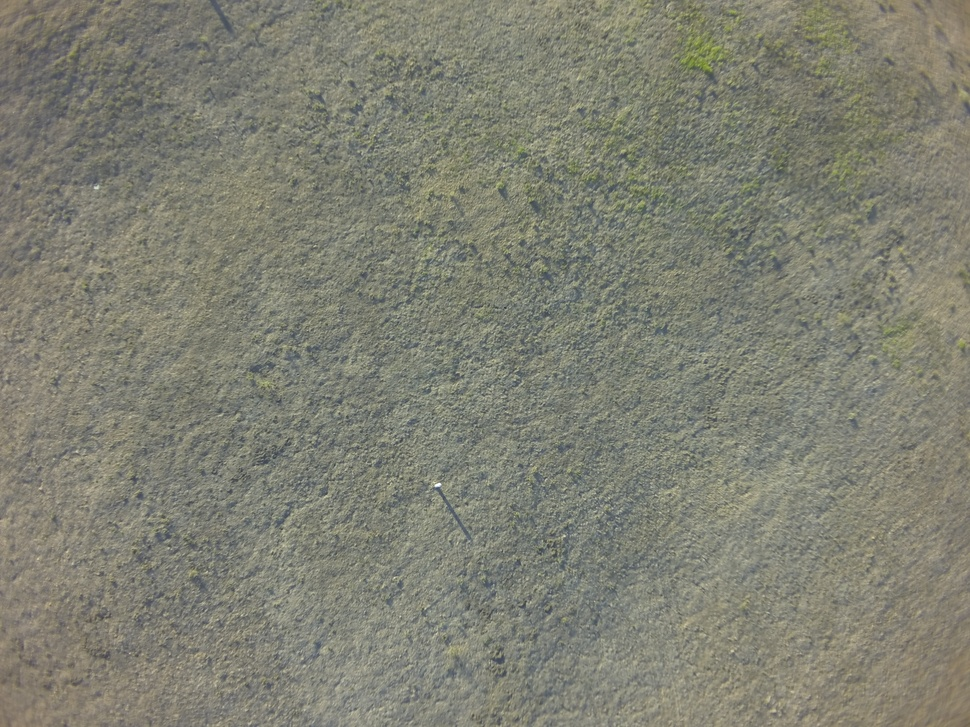
#> input picture samples/grass.JPG, 970 x 727 px, shrunk from 4000 x 3000 before the run
$ python -i utils.py   (imports and definitions only)   (Python 2 division)
#> lines starting #> are read from the running program, lines starting #| are printed output that depends on the picture
#!/usr/bin/env python
# Copyright 2013 (C) Matthieu Tourne
# @author Matthieu Tourne <matthieu.tourne@gmail.com>

import cv2
import numpy as np

from numpy.lib.stride_tricks import as_strided

# [10 lines left out: function correct_gamma, not called in this run]


def get_gradient(img_gray):
    # grad x (with sobel, could be with scharr)
    grad_x = cv2.Sobel(img_gray, -1, 1, 0)
    abs_grad_x = cv2.convertScaleAbs(grad_x)

    # grad y
    grad_y = cv2.Sobel(img_gray, -1, 0, 1)
    abs_grad_y = cv2.convertScaleAbs(grad_y)

    # Total Gradient (approximate)
    return cv2.addWeighted(abs_grad_x, 0.5, abs_grad_y, 0.5, 0)

# incorrect or not good
# [120 lines left out: functions equalize_hist_rgb, rgb_normalized, hist_curve, get_hist_curves, visualize_edges, visualize_cmo and 2 more, not called in this run]

# palette data from matplotlib/_cm.py
_jet_data =   {'red':   ((0., 0, 0), (0.35, 0, 0), (0.66, 1, 1), (0.89,1, 1),
                         (1, 0.5, 0.5)),
               'green': ((0., 0, 0), (0.125,0, 0), (0.375,1, 1), (0.64,1, 1),
                         (0.91,0,0), (1, 0, 0)),
               'blue':  ((0., 0.5, 0.5), (0.11, 1, 1), (0.34, 1, 1), (0.65,0, 0),
                         (1, 0, 0))}

cmap_data = { 'jet' : _jet_data }

# [14 lines left out: function make_cmap, not called in this run]

>>> import cv2
>>> picture = cv2.imread('samples/grass.JPG', cv2.IMREAD_GRAYSCALE)
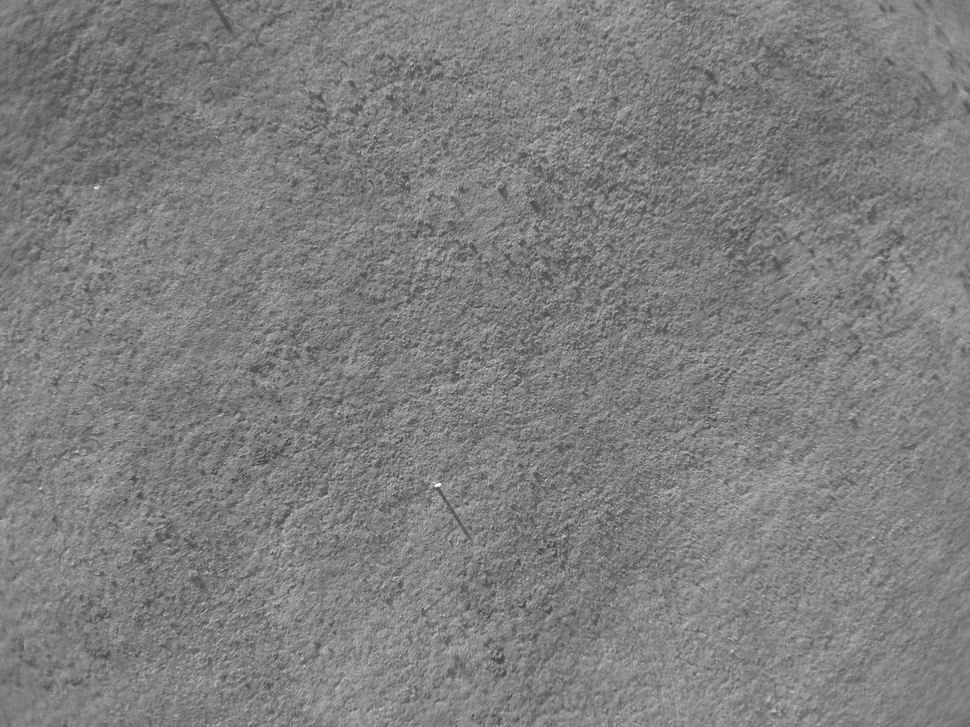
#> picture: shape (727, 970); min 52, max 255, mean 126.8
>>> result = get_gradient(picture)
#> in get_gradient, `grad_x = cv2.Sobel(img_gray, -1, 1, 0)`:
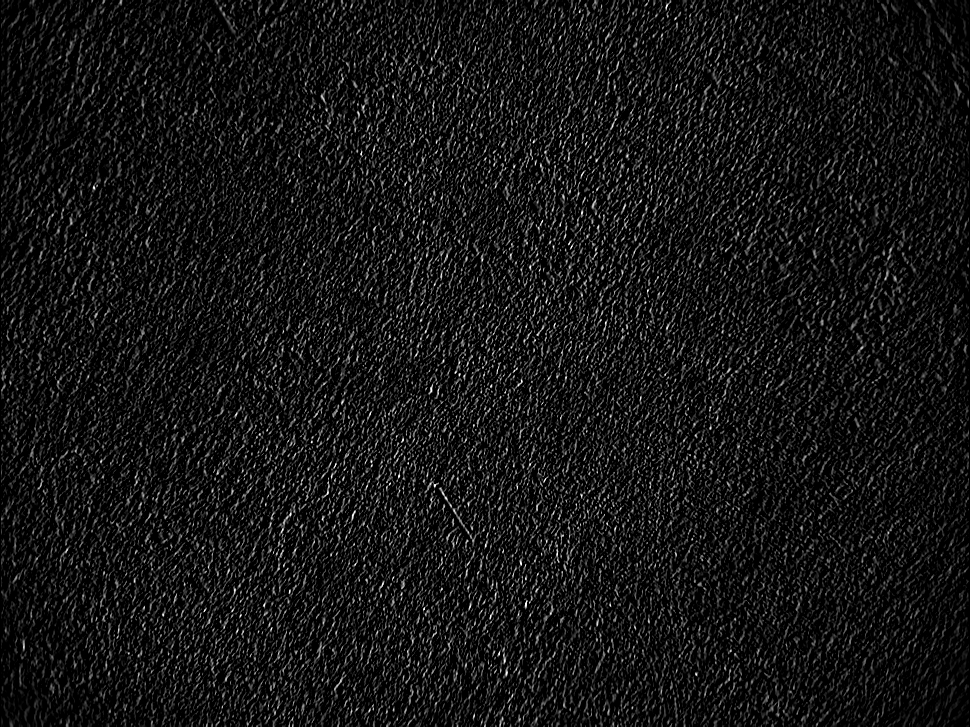
#> grad_x: shape (727, 970); min 0, max 255, mean 21.2
#> in get_gradient, `grad_y = cv2.Sobel(img_gray, -1, 0, 1)`:
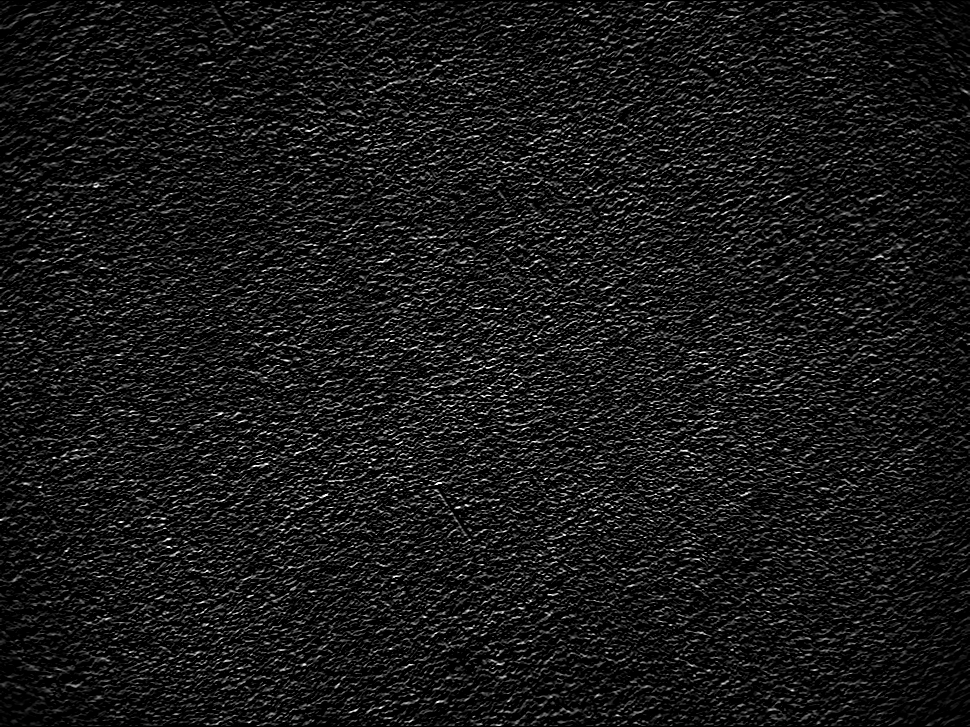
#> grad_y: shape (727, 970); min 0, max 255, mean 24.5
#> in get_gradient, `return cv2.addWeighted(abs_grad_x, 0.5, abs_grad_y, 0.5, 0)`:
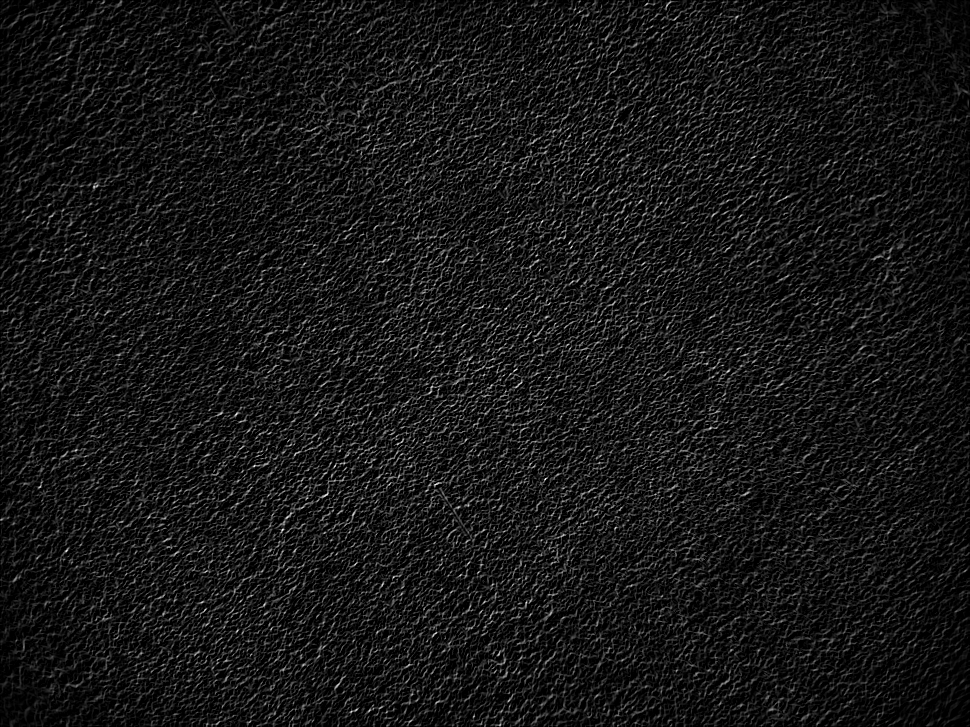
#> returned value: shape (727, 970); min 0, max 255, mean 22.8

$ run again, on samples/parking_lot.jpg
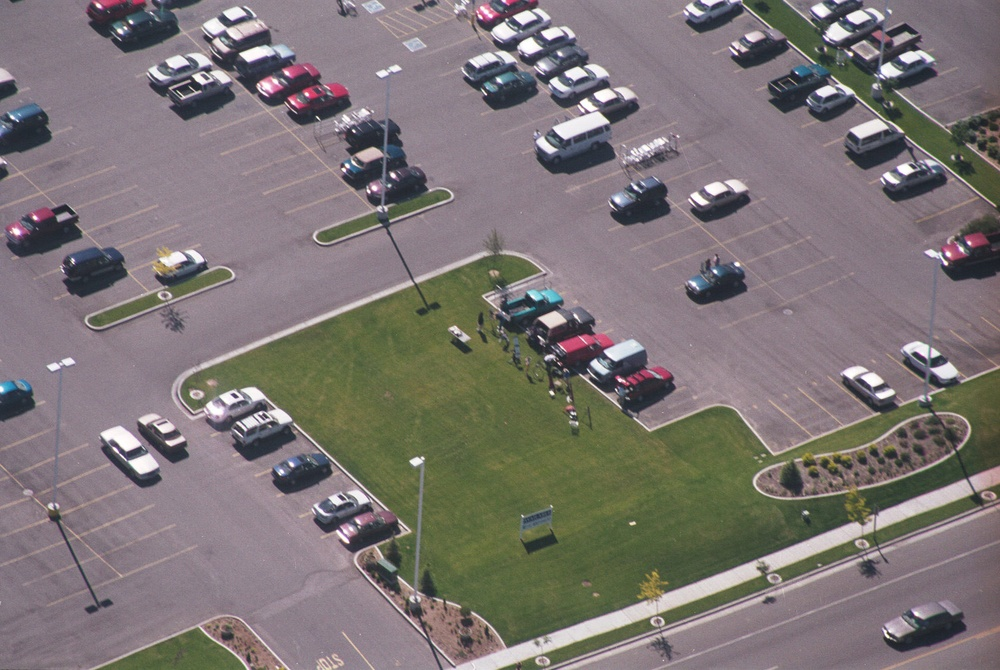
#> input picture samples/parking_lot.jpg, 1000 x 670 px, shrunk from 1680 x 1126 before the run
#> `picture = cv2.imread('samples/grass.JPG', cv2.IMREAD_GRAYSCALE)`:
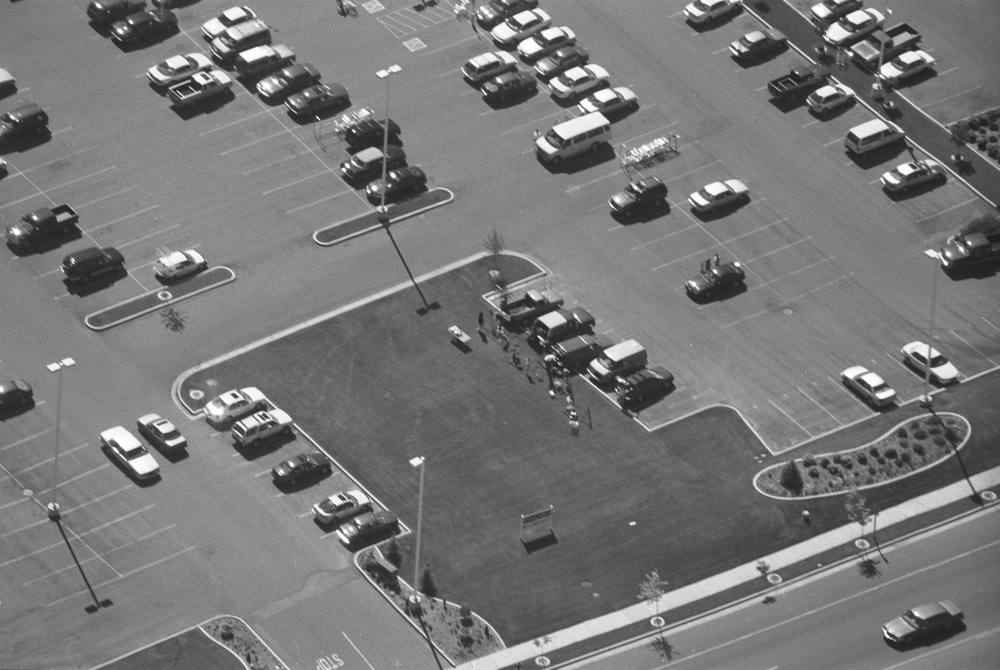
#> picture: shape (670, 1000); min 29, max 255, mean 119.2
#> in get_gradient, `return cv2.addWeighted(abs_grad_x, 0.5, abs_grad_y, 0.5, 0)`:
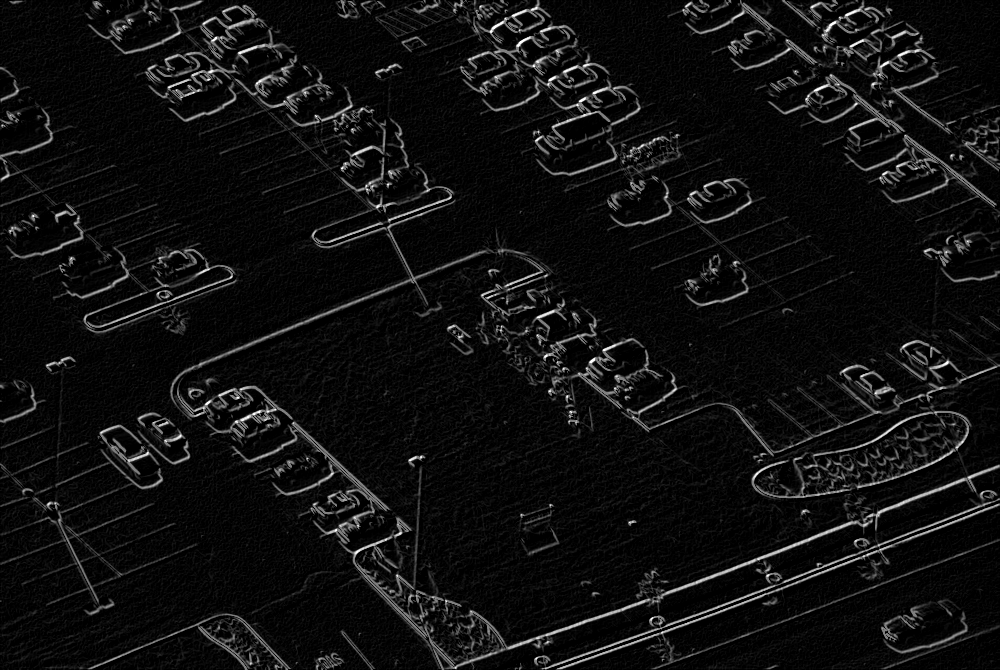
#> returned value: shape (670, 1000); min 0, max 255, mean 15.8

$ run again, on samples/red_boat.jpg
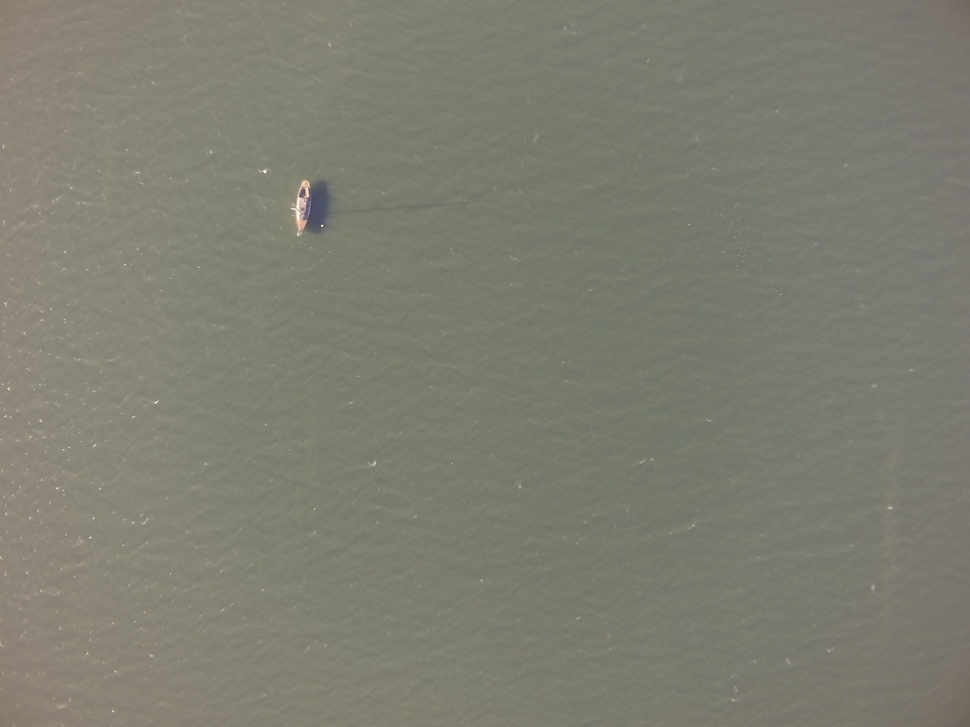
#> input picture samples/red_boat.jpg, 970 x 727 px, shrunk from 4000 x 3000 before the run
#> in get_gradient, `grad_x = cv2.Sobel(img_gray, -1, 1, 0)`:
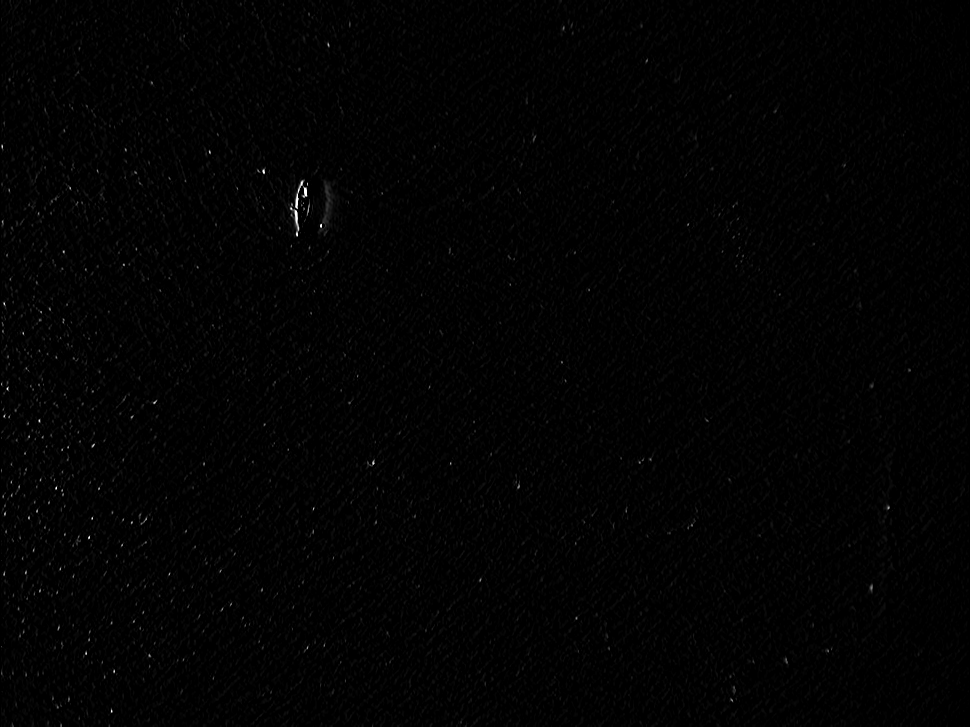
#> grad_x: shape (727, 970); min 0, max 255, mean 2.4
